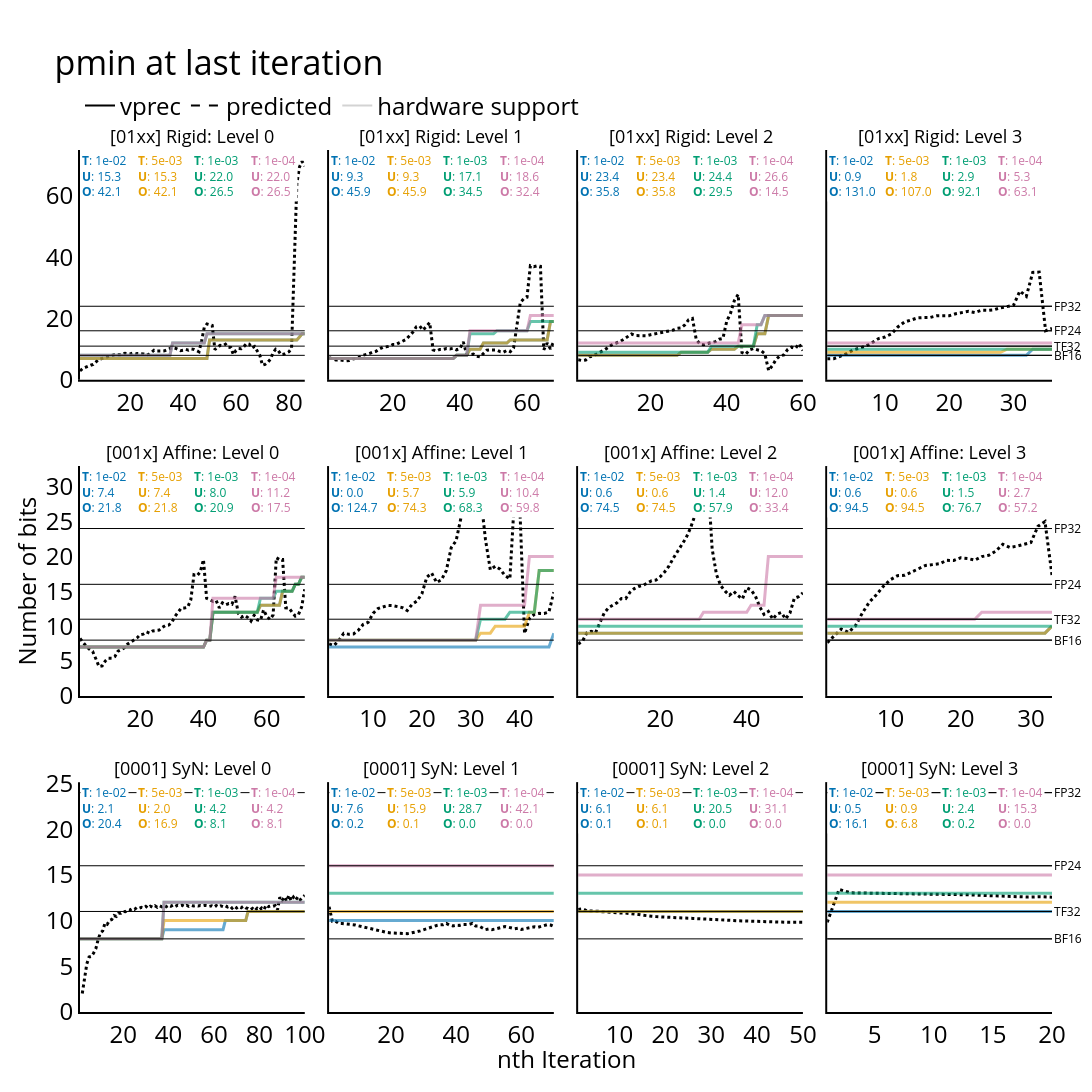

The code cell stored with this chart in its notebook:
### Code cell
viz_pmin(
    plot_data_last_iter,
    estimated="estimated_pmin",
    vprec="vprec_pmin",
    thresholds=THRESHOLDS,
    title="pmin at last iteration",
    out_file=fig_dir_last_iter / "pmin-overview.pdf",
)
